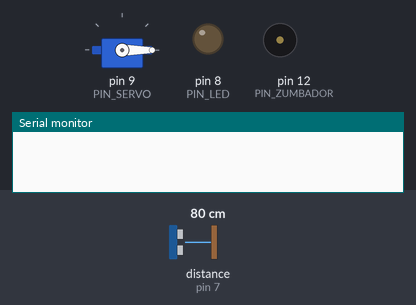
Simulated run of this sketch. Board: Arduino Uno, built with avr-gcc and run on an emulated ATmega328P. Shown: servo, output pins drawn as LEDs (lit = HIGH), buzzer (waves = sounding), the last lines printed to the serial monitor. Wiring (inferred from the names in the program): ultrasonic range finder: trigger pin 6; echo pin 7. The test bench sets the inputs (shaded band); at power-on: distance to the obstacle (sensor on pin 7) 80 cm. The echo pulse lasts 58.3 µs per cm; pins used as bus, display or sensor lines are not drawn.

Above: at 1.2 s.
1.3 s: distance to the obstacle (sensor on pin 7) set to 23 cm
2.8 s: distance to the obstacle (sensor on pin 7) set to 18 cm
At 4.3 s:
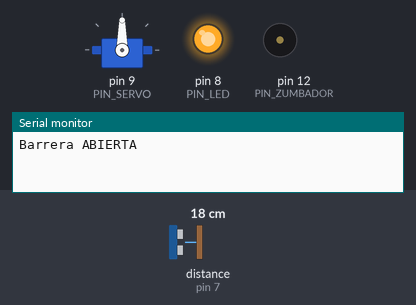
4.6 s: distance to the obstacle (sensor on pin 7) set to 35 cm
At 6.87 s:
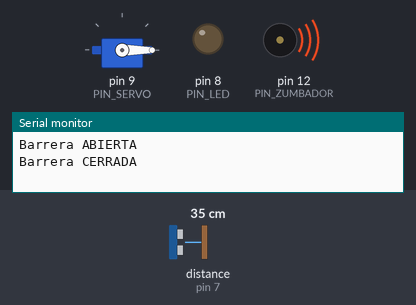
7.6 s: distance to the obstacle (sensor on pin 7) set to 2 cm
At 7.79 s:
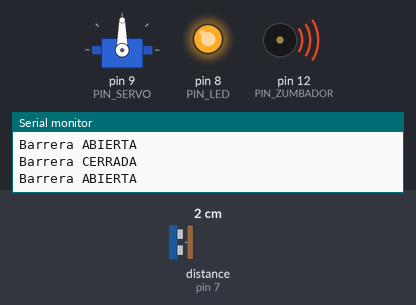
9.4 s: distance to the obstacle (sensor on pin 7) set to 60 cm
At 12.3 s:
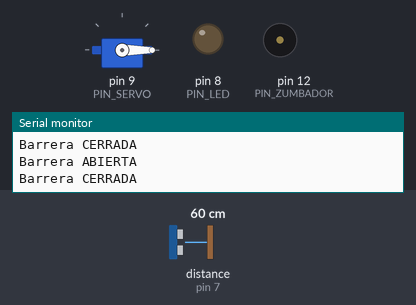
Timing chart, 0 to 13.4 s (numbered marks = the images above; inputs shaded):
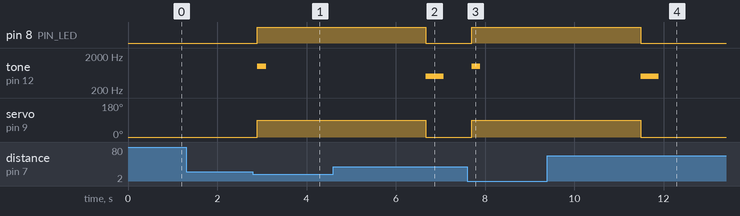

Measured:
- the behaviour switches between 21 and 20 cm on distance to the obstacle (sensor on pin 7) (found by bisection; images 0 and 1)
- after the input at 1.3 s, every drawn part: stays the same
- after the input at 2.8 s, pin 8 (PIN_LED): LOW → HIGH after 0.10 s; tone on pin 12 (PIN_ZUMBADOR): silent → 1000 Hz after 0.10 s, → silent 0.20 s later; servo on pin 9 (PIN_SERVO): 0° → 90° after 0.10 s
- after the input at 4.6 s, pin 8 (PIN_LED): HIGH → LOW after 2.1 s; tone on pin 12 (PIN_ZUMBADOR): silent → 500 Hz after 2.1 s, → silent 0.40 s later; servo on pin 9 (PIN_SERVO): 90° → 0° after 2.1 s
- after the input at 7.6 s, pin 8 (PIN_LED): LOW → HIGH after 0.10 s; tone on pin 12 (PIN_ZUMBADOR): silent → 1000 Hz after 0.10 s, → silent 0.20 s later; servo on pin 9 (PIN_SERVO): 0° → 90° after 0.10 s
- after the input at 9.4 s, pin 8 (PIN_LED): HIGH → LOW after 2.1 s; servo on pin 9 (PIN_SERVO): 90° → 0° after 2.1 s

The sketch:

P16_objeto_quieto.ino
```cpp
/*
  P16 · Reto: alarma si el objeto se queda más de 5 segundos (solución del instructor)   Sesión 8
  ------------------------------------------------------------------
  Qué hace: la barrera de P16; si algo se queda frente al sensor más de 5 segundos con la
  barrera abierta, el zumbador pita sin parar hasta que el paso quede libre.

  Conexiones: las mismas de P16
    HC-SR04   VCC -> 5 V ; TRIG -> pin 6 ; ECHO -> pin 7 ; GND -> GND
    Servo     café -> GND ; rojo -> 5 V ; naranja (señal) -> pin 9
    Zumbador PASIVO   una pata -> resistencia 220 ohm -> pin 12 ; otra pata -> GND
    LED       pin 8 -> resistencia 220 ohm -> LED (+) ; pata corta -> GND

  Ideas clave:
    - Se mide el tiempo CONTANDO ciclos: cada ciclo del while dura 100 ms, así que 50 ciclos
      seguidos con algo enfrente son 5 segundos.
    - ciclosOcupado se pone en 0 al abrir y solo cuenta mientras hay algo enfrente.
*/

#include <Servo.h>

const int PIN_TRIG = 6;
const int PIN_ECHO = 7;
const int PIN_SERVO = 9;
const int PIN_ZUMBADOR = 12;
const int PIN_LED = 8;

const int DISTANCIA_ABRIR = 20;       // cm
const int ANGULO_CERRADA = 0;
const int ANGULO_ABIERTA = 90;
const int CICLOS_LIBRE = 20;          // 20 ciclos x 100 ms = 2 segundos sin nadie
const int CICLOS_ALARMA = 50;         // 50 ciclos x 100 ms = 5 segundos con algo enfrente

Servo barrera;

float medirDistancia() {
  digitalWrite(PIN_TRIG, LOW);
  delayMicroseconds(2);
  digitalWrite(PIN_TRIG, HIGH);
  delayMicroseconds(10);
  digitalWrite(PIN_TRIG, LOW);

  long duracion = pulseIn(PIN_ECHO, HIGH, 30000UL);
  if (duracion == 0) {
    return 999.0;
  }
  return duracion * 0.0343 / 2.0;
}

void abrirBarrera() {
  tone(PIN_ZUMBADOR, 1000, 200);
  barrera.write(ANGULO_ABIERTA);
  digitalWrite(PIN_LED, HIGH);
  Serial.println("Barrera ABIERTA");
}

void cerrarBarrera() {
  tone(PIN_ZUMBADOR, 500, 400);
  barrera.write(ANGULO_CERRADA);
  digitalWrite(PIN_LED, LOW);
  Serial.println("Barrera CERRADA");
}

void setup() {
  pinMode(PIN_TRIG, OUTPUT);
  pinMode(PIN_ECHO, INPUT);
  pinMode(PIN_LED, OUTPUT);
  pinMode(PIN_ZUMBADOR, OUTPUT);
  barrera.attach(PIN_SERVO);
  barrera.write(ANGULO_CERRADA);
  Serial.begin(9600);
}

void loop() {
  if (medirDistancia() < DISTANCIA_ABRIR) {
    abrirBarrera();

    int ciclosLibre = 0;
    int ciclosOcupado = 0;
    while (ciclosLibre < CICLOS_LIBRE) {
      if (medirDistancia() < DISTANCIA_ABRIR) {
        ciclosLibre = 0;
        ciclosOcupado = ciclosOcupado + 1;
        if (ciclosOcupado >= CICLOS_ALARMA) {
          tone(PIN_ZUMBADOR, 2000, 80);     // alarma: un pitido corto en cada ciclo
        }
      } else {
        ciclosLibre = ciclosLibre + 1;
        ciclosOcupado = 0;
      }
      delay(100);
    }
    cerrarBarrera();
  }
  delay(100);
}
```
